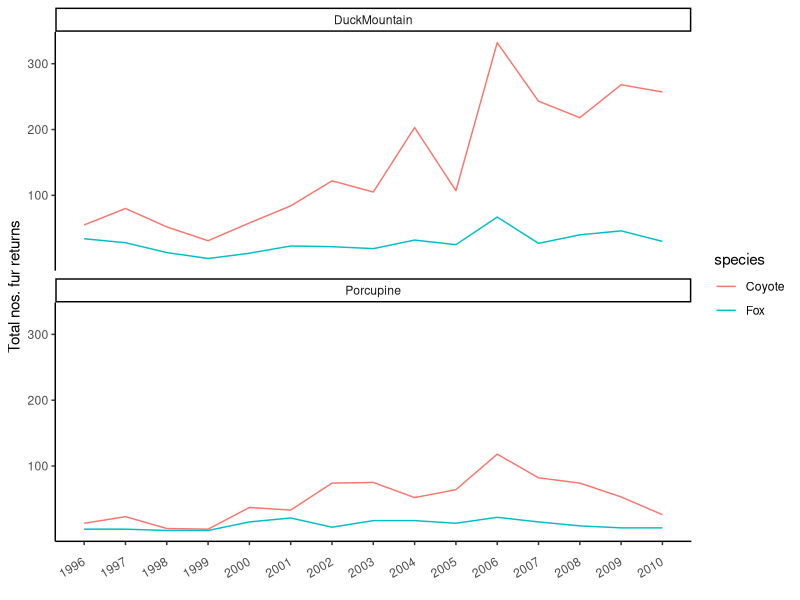

Recreate this plot in R.
## ---- chunk 1
library(ggplot2)
library(tidyverse)
library(ggthemes)

# Data obtained from A continental scale trophic cascade from wolves through coyotes to foxes, https://doi.org/10.5061/dryad.s0d20

dryadData <- read.table("data/weekly3datagood.csv", header=TRUE, sep=",", stringsAsFactors = TRUE) %>%
  select(Coyote:Year, -Site) %>%
  filter(Block == "DuckMountain"| Block == "Porcupine") %>%
  pivot_longer(
    cols=c("Coyote", "Fox"),
    names_to="species",
    values_to="furReturns"
  )

Plot <- ggplot(data = dryadData, mapping=aes(x=Year, y=furReturns, color = species)) +
  geom_line(show.legend = TRUE) +
  facet_wrap(~Block, nrow = 2) +
  xlab("") +
  ylab("Total nos. fur returns") +
  theme_classic() +
  scale_x_continuous(breaks=c(1996, 1997, 1998, 1999, 2000, 2001, 2002, 2003, 2004, 2005, 2006, 2007, 2008, 2009, 2010, 2011)) +
  scale_y_continuous(breaks=c(100, 200, 300, 400)) +
  theme(axis.text.x = element_text(angle = 30, vjust = 0.5, hjust=1))

Plot
